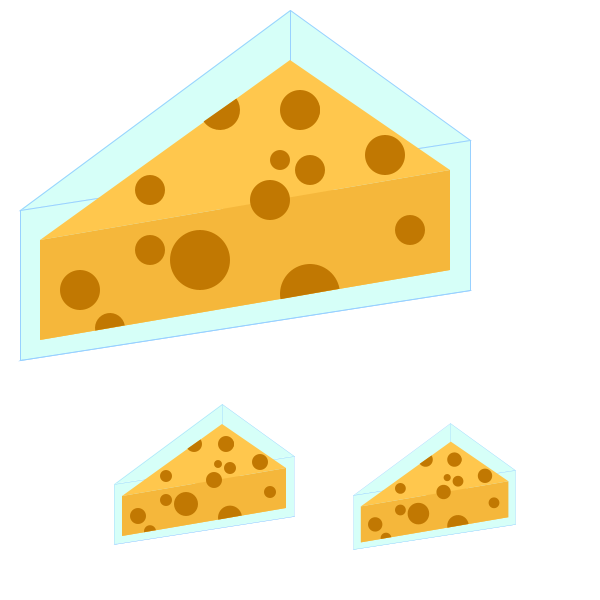
Frame 1 (no input)
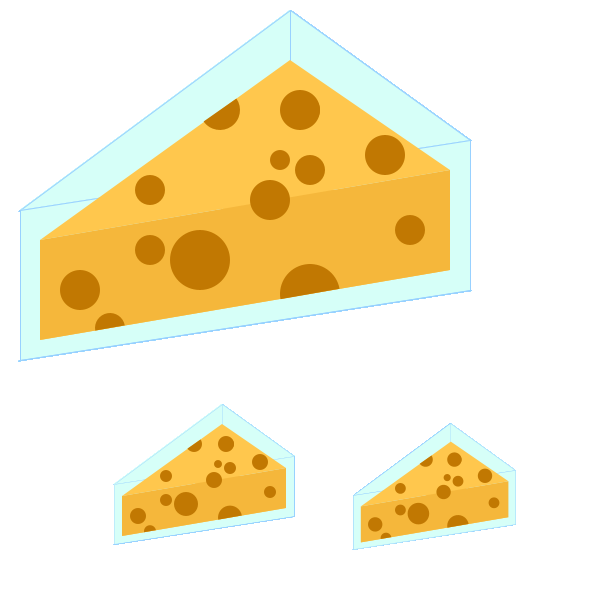
Frame 60 (the mouse pressed at the canvas centre just before this capture)
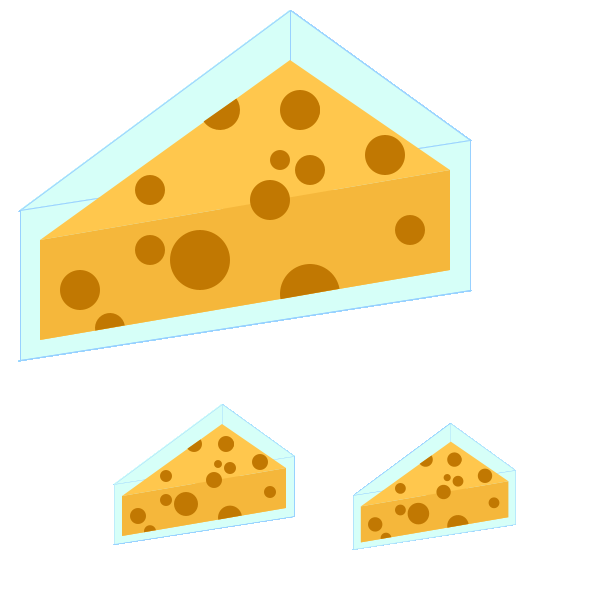
Frame 120 (the mouse held since frame 60 and released just before this capture)

The Processing sketch that drew these frames (run headless with seeded random() and noise(); from frame 60 on, the mouse is pressed at the canvas centre):

// Processing sketch: processing_16004
// ── processing_16004.pde

void setup() {
  size(600,600);
  background(255);
  smooth();
}
void draw() {
  cheese(10,0,1);
  cheese(100,400,0.4);
  cheese(600,50,0.9);
}

void cheese(int x, int y,float a){

  translate(x,y);
  scale(a);
 //cheese cake case
  

  stroke(#98D1FF);
  fill(#D6FFF8);
  
triangle(280,190,460,290,10,360);
  
triangle(280,10,460,140,10,210);

line(280,10,280,160);

quad(10,210,460,140,460,290,10,360);


    //inside : cake
  
  fill(#FFC74D);
  noStroke();
triangle(280,60,440,170,30,240);
triangle(280,160,440,270,30,340);
fill(#F5B73B);
quad(30,240,440,170,440,270,30,340);


//cheese circle

fill(#C17802);
ellipse(400,230,30,30);
ellipse(190,260,60,60);
ellipse(140,250,30,30);
ellipse(375,155,40,40);
ellipse(295,110,30,30);
ellipse(70,290,40,40);
ellipse(260,200,40,40);
arc(100,328,30,30,radians(170),radians(350));
ellipse(140,190,30,30);
ellipse(300,170,30,30);
ellipse(290,110,40,40);
ellipse(270,160,20,20);
arc(210,110,40,40,radians(-35),radians(145));
arc(300,294,60,60,radians(170),radians(350));
 

}
